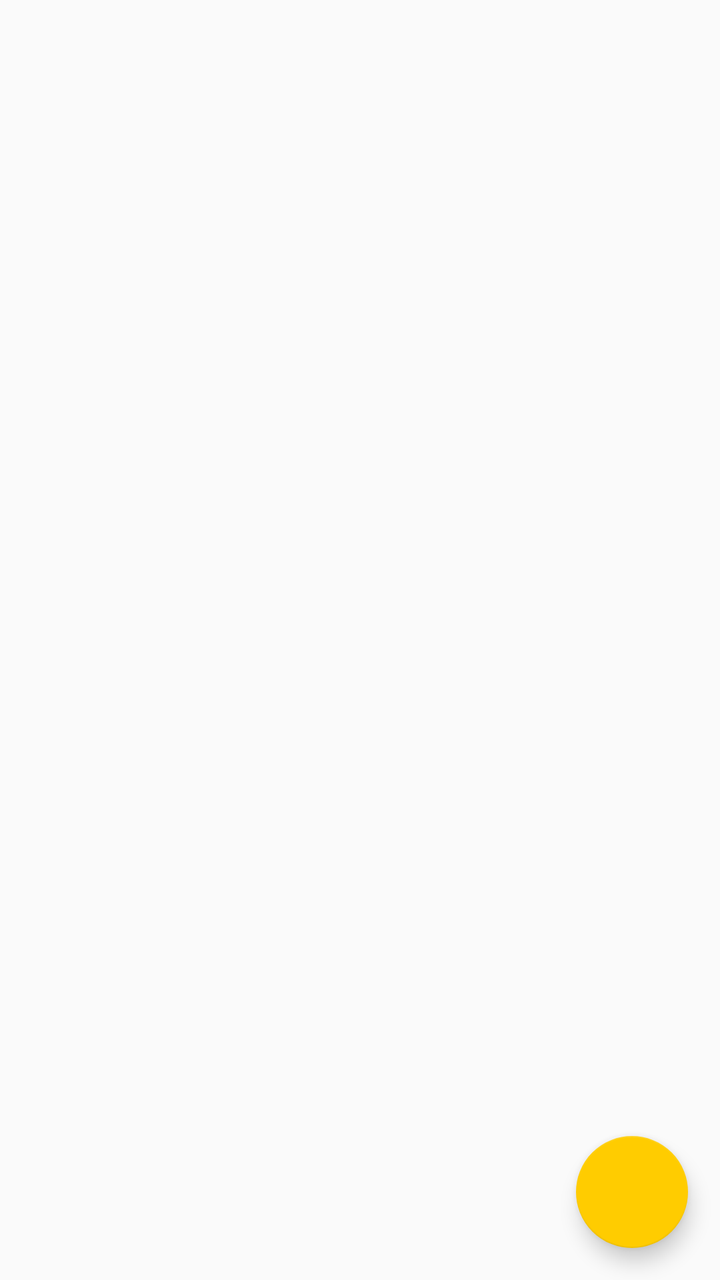
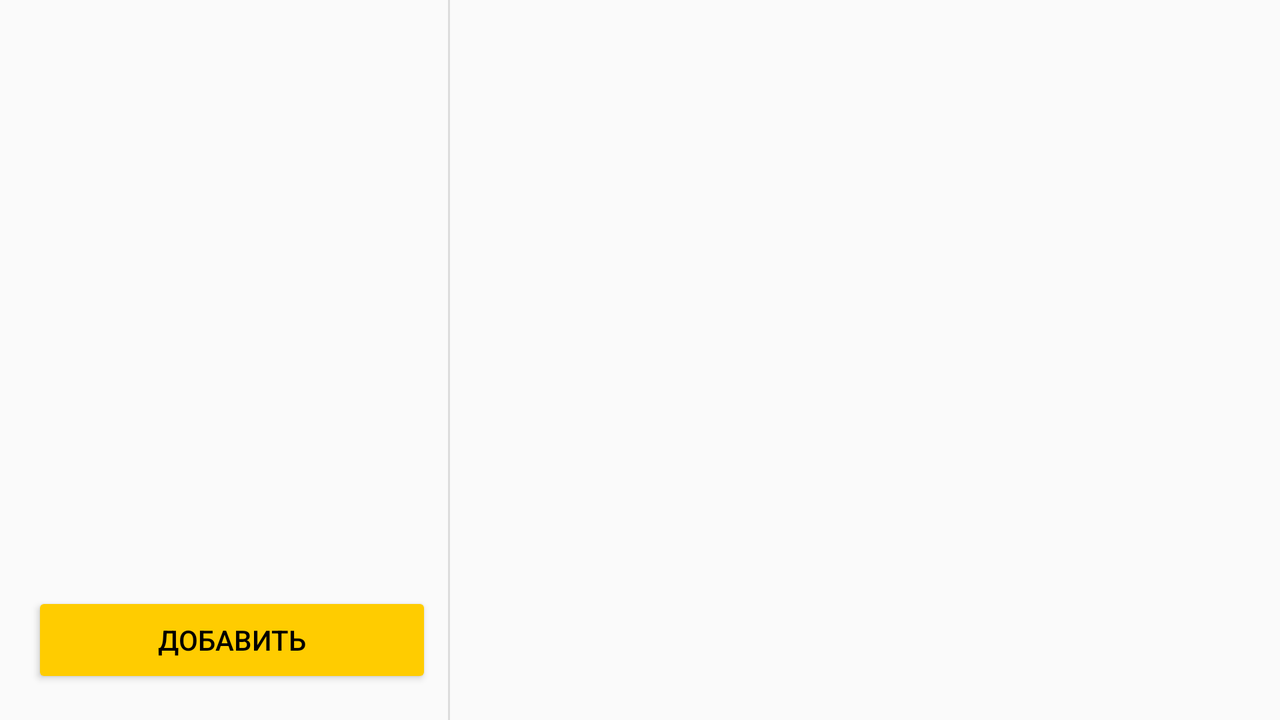

Two renders of one Android screen. The first uses the default layout on a phone; the second uses the alternative layout the repository ships for a different screen configuration, on a matching device. The two XML files are below.
<!-- AndroidManifest.xml: application theme AppTheme -->
<!-- res/layout/fragment_tracker.xml -->
<?xml version="1.0" encoding="utf-8"?>
<android.support.constraint.ConstraintLayout xmlns:android="http://schemas.android.com/apk/res/android"
    xmlns:app="http://schemas.android.com/apk/res-auto"
    xmlns:tools="http://schemas.android.com/tools"
    android:layout_width="match_parent"
    android:layout_height="match_parent"
    tools:showIn="@layout/activity_main">

    <android.support.v7.widget.RecyclerView
        android:id="@+id/rvTracker"
        android:layout_width="0dp"
        android:layout_height="0dp"
        android:clipToPadding="false"
        android:overScrollMode="never"
        android:paddingBottom="96dp"
        android:paddingTop="16dp"
        android:scrollbars="none"
        app:layout_constraintBottom_toBottomOf="parent"
        app:layout_constraintEnd_toEndOf="parent"
        app:layout_constraintStart_toStartOf="parent"
        app:layout_constraintTop_toTopOf="parent"
        tools:itemCount="3"
        tools:listitem="@layout/item_account" />

    <android.support.design.widget.FloatingActionButton
        android:id="@+id/fabAddAccount"
        style="@style/FloatingActionButton"
        app:elevation="6dp"
        app:layout_constraintBottom_toBottomOf="parent"
        app:layout_constraintEnd_toEndOf="parent"
        app:pressedTranslationZ="12dp" />

</android.support.constraint.ConstraintLayout>
<!-- res/layout/activity_main.xml (included above) -->
<?xml version="1.0" encoding="utf-8"?>
<android.support.constraint.ConstraintLayout xmlns:android="http://schemas.android.com/apk/res/android"
    xmlns:app="http://schemas.android.com/apk/res-auto"
    xmlns:tools="http://schemas.android.com/tools"
    android:layout_width="match_parent"
    android:layout_height="match_parent"
    android:background="@color/smoky_white"
    tools:context=".ui.MainActivity">

    <FrameLayout
        android:id="@+id/frame"
        android:layout_width="0dp"
        android:layout_height="0dp"
        app:layout_constraintBottom_toTopOf="@id/bottomNavigation"
        app:layout_constraintEnd_toEndOf="parent"
        app:layout_constraintStart_toStartOf="parent"
        app:layout_constraintTop_toTopOf="parent">

    </FrameLayout>

    <android.support.design.widget.BottomNavigationView
        android:id="@+id/bottomNavigation"
        android:layout_width="0dp"
        android:layout_height="wrap_content"
        android:layout_marginEnd="0dp"
        android:layout_marginStart="0dp"
        app:itemTextColor="@color/black"
        app:layout_constraintBottom_toBottomOf="parent"
        app:layout_constraintLeft_toLeftOf="parent"
        app:layout_constraintRight_toRightOf="parent"
        app:menu="@menu/navigation" />

</android.support.constraint.ConstraintLayout>
<!-- res/layout/item_account.xml (included above) -->
<?xml version="1.0" encoding="utf-8"?>
<android.support.v7.widget.CardView xmlns:android="http://schemas.android.com/apk/res/android"
    xmlns:app="http://schemas.android.com/apk/res-auto"
    xmlns:tools="http://schemas.android.com/tools"
    android:layout_width="match_parent"
    android:layout_height="wrap_content"
    android:layout_marginEnd="16dp"
    android:layout_marginStart="16dp"
    android:layout_marginTop="8dp"
    app:cardCornerRadius="4dp"
    app:cardElevation="1dp"
    app:cardUseCompatPadding="true"
    app:layout_constraintEnd_toEndOf="parent"
    app:layout_constraintStart_toStartOf="parent"
    app:layout_constraintTop_toTopOf="parent">

    <android.support.constraint.ConstraintLayout
        android:layout_width="match_parent"
        android:layout_height="wrap_content"
        android:layout_marginTop="8dp"
        android:paddingBottom="8dp">

        <TextView
            android:id="@+id/titlePeriodic"
            android:layout_width="0dp"
            android:layout_height="wrap_content"
            android:layout_marginStart="12dp"
            android:maxLines="3"
            android:paddingEnd="16dp"
            android:textColor="#130000"
            android:textSize="15sp"
            app:layout_constraintBottom_toBottomOf="parent"
            app:layout_constraintEnd_toStartOf="@id/balance"
            app:layout_constraintStart_toStartOf="parent"
            app:layout_constraintTop_toTopOf="parent"
            tools:text="На кукурузник" />

        <TextView
            android:id="@+id/balance"
            android:layout_width="0dp"
            android:layout_height="wrap_content"
            android:layout_marginEnd="16dp"
            android:layout_marginStart="16dp"
            android:maxLength="16"
            android:textAlignment="textEnd"
            android:textColor="@color/saturated_green"
            android:textSize="20sp"
            app:layout_constraintBottom_toBottomOf="parent"
            app:layout_constraintEnd_toEndOf="parent"
            app:layout_constraintTop_toTopOf="parent"
            tools:text="250000.00 $" />

    </android.support.constraint.ConstraintLayout>

</android.support.v7.widget.CardView>
<!-- resources referenced by this layout -->
<resources>
  <color name="black">#000000</color>
  <color name="saturated_green">#006b3c</color>
  <color name="smoky_white">#f1f1f1</color>
  <style name="FloatingActionButton">
          <item name="android:layout_width">wrap_content</item>
          <item name="android:layout_height">wrap_content</item>
          <item name="android:layout_marginBottom">16dp</item>
          <item name="android:layout_marginEnd">16dp</item>
          <item name="android:src">@drawable/ic_add</item>
      </style>
  <style name="AppTheme" parent="Theme.AppCompat.Light.DarkActionBar">
          
          <item name="colorPrimary">@color/colorPrimary</item>
          <item name="colorPrimaryDark">@color/colorPrimaryDark</item>
          <item name="colorAccent">@color/colorAccent</item>
  
          <item name="android:windowFullscreen">true</item>
          <item name="windowNoTitle">true</item>
  
          <item name="cardViewStyle">@style/CardView</item>
          <item name="bottomNavigationStyle">@style/bottomNavigationStyle</item>
          <item name="colorButtonNormal">@color/colorAccent</item>
          <item name="android:textColor">@color/black</item>
          <item name="editTextColor">@color/black</item>
      </style>
  <color name="colorPrimary">#ffcc00</color>
  <color name="colorPrimaryDark">#c79c00</color>
  <color name="colorAccent">#ffcc00</color>
  <style name="bottomNavigationStyle" parent="Widget.MaterialComponents.BottomNavigationView">
          <item name="android:background">@color/colorPrimary</item>
          <item name="itemIconTint">@color/black</item>
      </style>
</resources>
<!-- res/layout-w600dp/fragment_tracker.xml (the repository's variant of the layout above) -->
<!-- drawn on the phone turned sideways -->
<?xml version="1.0" encoding="utf-8"?>
<android.support.constraint.ConstraintLayout xmlns:android="http://schemas.android.com/apk/res/android"
    xmlns:app="http://schemas.android.com/apk/res-auto"
    android:layout_width="match_parent"
    android:layout_height="match_parent"
    xmlns:tools="http://schemas.android.com/tools"
    android:orientation="horizontal">

    <android.support.v7.widget.RecyclerView
        android:id="@+id/rvOperations"
        android:layout_width="@dimen/item_width"
        android:layout_height="0dp"
        android:layout_marginBottom="8dp"
        android:layout_marginStart="16dp"
        android:layout_marginTop="16dp"
        app:layout_constraintBottom_toTopOf="@+id/btAddAccount"
        app:layout_constraintStart_toStartOf="parent"
        app:layout_constraintTop_toTopOf="parent"
        tools:itemCount="3"
        tools:listitem="@layout/item_account" />

    <Button
        android:id="@+id/btAddAccount"
        android:layout_width="0dp"
        android:layout_height="wrap_content"
        android:layout_marginBottom="16dp"
        android:layout_marginEnd="8dp"
        android:layout_marginStart="16dp"
        android:text="@string/add"
        app:layout_constraintBottom_toBottomOf="parent"
        app:layout_constraintEnd_toStartOf="@+id/verticalDivider"
        app:layout_constraintStart_toStartOf="parent" />

    <View
        android:id="@+id/verticalDivider"
        android:layout_width="1dp"
        android:layout_height="match_parent"
        android:layout_marginStart="8dp"
        android:background="?android:attr/listDivider"
        app:layout_constraintStart_toEndOf="@+id/rvOperations" />

    <FrameLayout
        android:id="@+id/item_detail_container"
        android:layout_width="0dp"
        android:layout_height="match_parent"
        android:layout_marginStart="8dp"
        app:layout_constraintEnd_toEndOf="parent"
        app:layout_constraintStart_toEndOf="@+id/verticalDivider">

    </FrameLayout>



</android.support.constraint.ConstraintLayout>
<!-- resources referenced by the variant -->
<!-- as the phone turned sideways resolves them -->
<resources>
  <color name="saturated_green">#006b3c</color>
  <!-- from res/values-w600dp/ -->
  <dimen name="item_width">200dp</dimen>
  <string name="add">Добавить</string>
  <style name="AppTheme" parent="Theme.AppCompat.Light.DarkActionBar">
          
          <item name="colorPrimary">@color/colorPrimary</item>
          <item name="colorPrimaryDark">@color/colorPrimaryDark</item>
          <item name="colorAccent">@color/colorAccent</item>
  
          <item name="android:windowFullscreen">true</item>
          <item name="windowNoTitle">true</item>
  
          <item name="cardViewStyle">@style/CardView</item>
          <item name="bottomNavigationStyle">@style/bottomNavigationStyle</item>
          <item name="colorButtonNormal">@color/colorAccent</item>
          <item name="android:textColor">@color/black</item>
          <item name="editTextColor">@color/black</item>
      </style>
  <color name="colorPrimary">#ffcc00</color>
  <color name="colorPrimaryDark">#c79c00</color>
  <color name="colorAccent">#ffcc00</color>
  <style name="bottomNavigationStyle" parent="Widget.MaterialComponents.BottomNavigationView">
          <item name="android:background">@color/colorPrimary</item>
          <item name="itemIconTint">@color/black</item>
      </style>
  <color name="black">#000000</color>
</resources>
